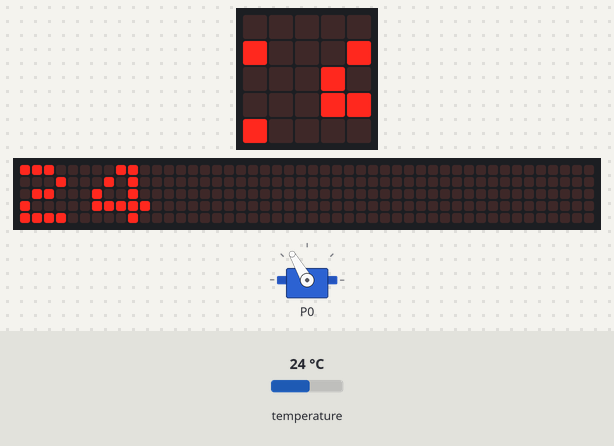
Simulated run of this program. Board: BBC micro:bit (MakeCode). On the bench: servo, the board's 5×5 LED display, a strip that is not on the board, showing the scrolling text unrolled. The inputs (shaded band) are chosen by the test bench; at power-on: temperature 24 °C. The 48×5 strip is a reading aid, not a part: it shows the text the display is scrolling, unrolled, one strip-width of it at a time.

Above: at 1.27 s.
1.3 s: temperature set to 21.4 °C
At 2.94 s:
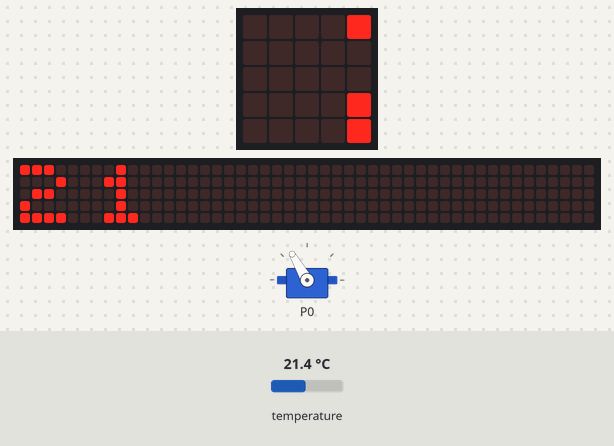
4.2 s: temperature set to 20.6 °C
At 5.19 s:
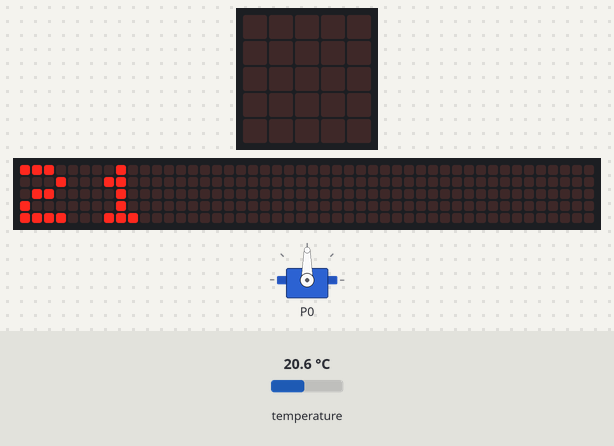
6.1 s: temperature set to 28 °C
At 6.26 s:
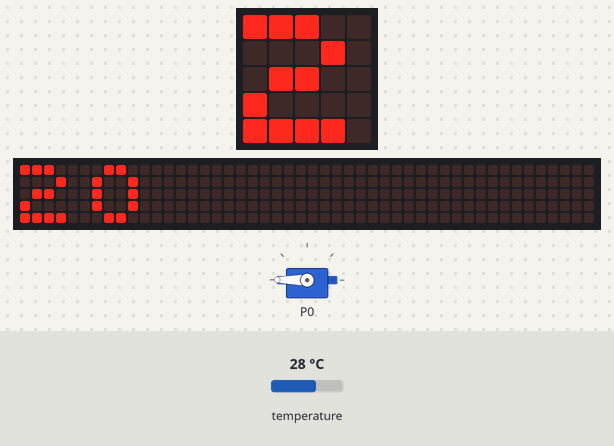
7.9 s: temperature set to 25.5 °C
At 8.23 s:
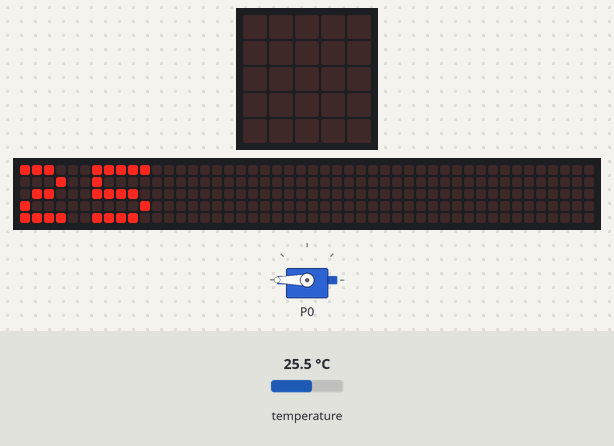
9.6 s: temperature set to 24.3 °C
At 10.73 s:
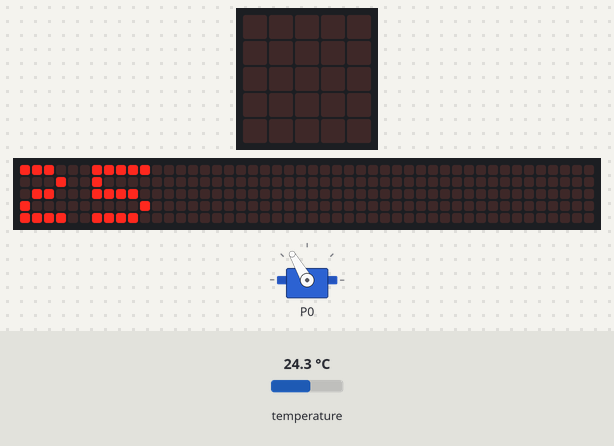
Timing chart, 0 to 12.6 s (numbered marks = the images above; inputs shaded):
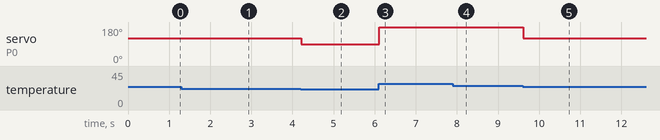

Measured:
- the behaviour switches between 21 and 20.9 °C on temperature (found by bisection; images 1 and 2)
- the behaviour switches between 25 and 24.9 °C on temperature (found by bisection; images 4 and 5)
- after the input at 4.2 s, servo on P0: 120° → 90° at once
- after the input at 6.1 s, servo on P0: 90° → 180° at once
- after the input at 9.6 s, servo on P0: 180° → 120° at once
- what the display in image 2 shows lasts 0.4 s, from 5.0 s to 5.4 s

The program:

main.ts
```typescript
basic.forever(function () {
    if (input.temperature() >= 24.2) {
        servos.P0.setAngle(180)
    }
    if (input.temperature() <= 20) {
        servos.P0.setAngle(90)
    }
    if (input.temperature() <= 24.1 && input.temperature() >= 20.1) {
        servos.P0.setAngle(120)
    }
})
basic.forever(function () {
    basic.showNumber(input.temperature())
})
```

test.ts
```typescript
// 在此处测试；当此软件包作为插件使用时，将不会编译此软件包。
```
